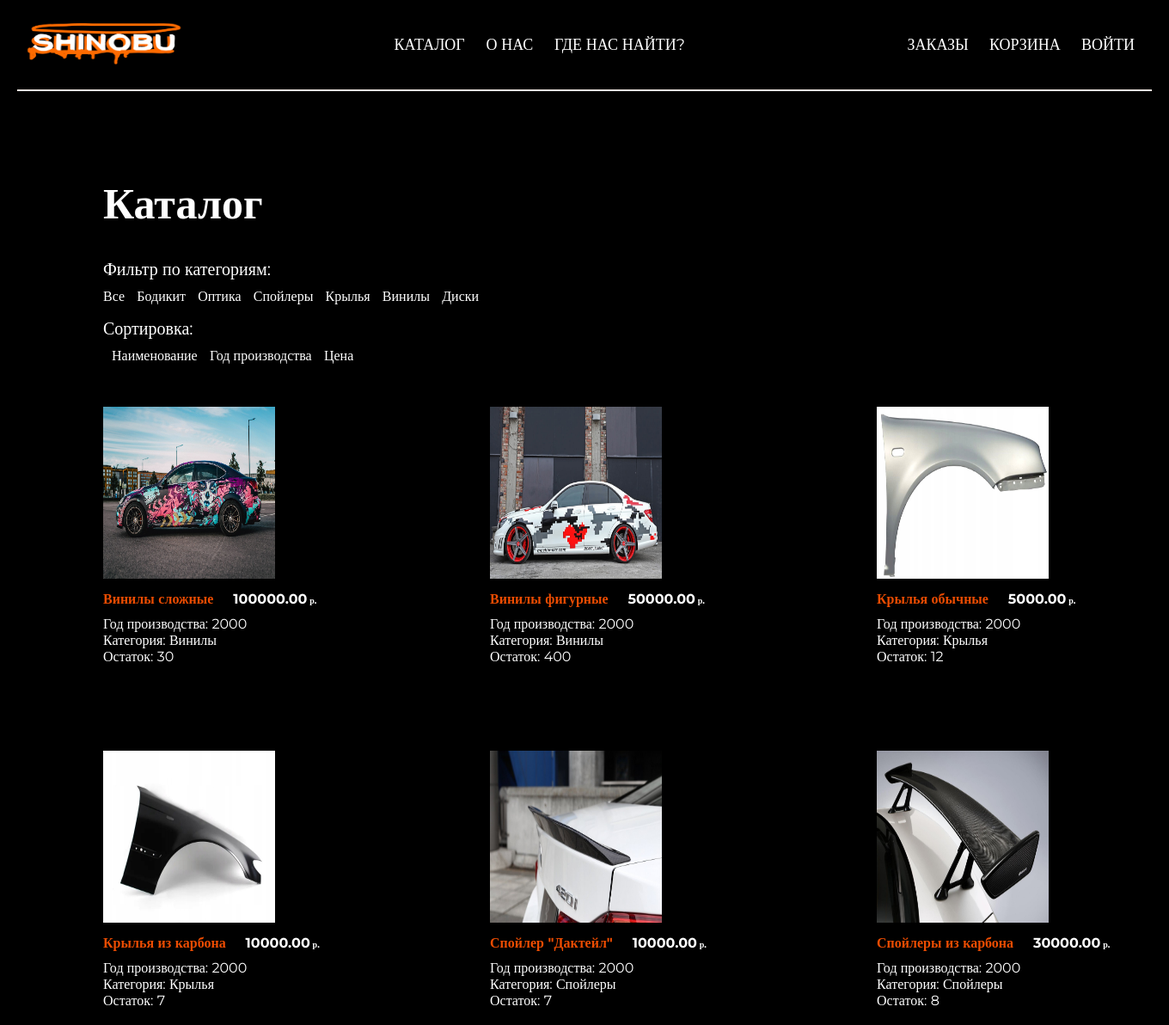
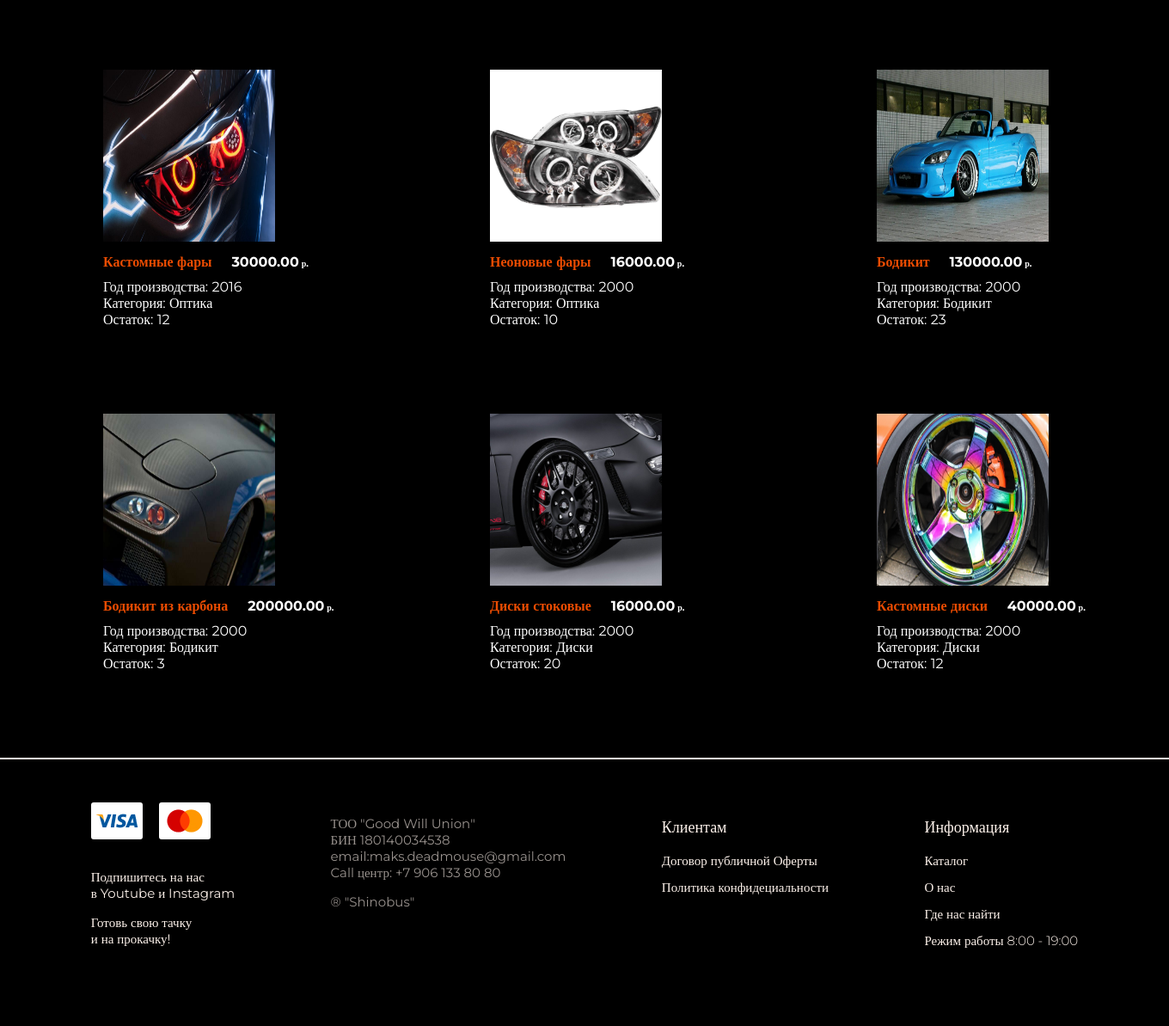
The page / on the database its author committed (2 pictures, top to bottom).
### demo/models.py (models this page shows, shortened)
class Category(models.Model):
    name = models.CharField(max_length=254, verbose_name='Наименование', blank=False)
    def __str__(self):
        return self.name

class Product(models.Model):
    name = models.CharField(max_length=254, verbose_name='Имя', blank=False)
    date = models.DateTimeField(verbose_name='Дата добавления', auto_now_add=True)
    photo_file = models.ImageField(max_length=254, upload_to=get_name_file,
                                   blank=True, null=True,
                                   validators=[FileExtensionValidator(allowed_extensions=['png', 'jpg', 'jpeg'])])
    year = models.IntegerField(verbose_name='Год производства', blank=True)
    country = models.CharField(max_length=254, verbose_name='Страна производства', blank=True)
    price = models.DecimalField(verbose_name='Стоимость', max_digits=10, decimal_places=2, blank=False,
                                default=0.00)
    count = models.IntegerField(verbose_name='Количество', blank=False, default=1)
    category = models.ForeignKey('Category', verbose_name='Категория', on_delete=models.CASCADE)
    def get_absolute_url(self):
        return reverse('product', args=[str(self.id)])

### demo/views.py (the view)
# urls.py: path('', catalog, name='catalog'),
def catalog(request):
    category = request.GET.get('category')
    if category:
        products = Product.objects.filter(count__gte=1, category=category)
    else:
        products = Product.objects.filter(count__gte=1)
    order_by = request.GET.get('order_by')
    if order_by:
        products = products.order_by(order_by)
    else:
        products = products.order_by('-date')
    return render(request, 'demo/catalog.html',
                  context={
                      'category': Category.objects.all(),
                      'products': products
                  })

### templates/demo/catalog.html (shortened to what this page needs)
{% extends "base.html" %}
{% block content %}
    <div class="categorys">
    <h1 class="main-title">Каталог</h1>
    <p>
    <div class="filtr">Фильтр по категориям:</div>
    <div class="tresh">
    {% if not request.GET.category %}
        Все
    {% else %}
        <a class="othertext" href="{% url 'catalog' %}?order_by={{ request.GET.order_by }}">Все</a>
    {% endif %}
    {% for item in category %}
        <a class="othertext" href="{% url 'catalog' %}?category={{ item.pk }}&order_by={{ request.GET.order_by }}">{{ item.name }}</a>
    {% endfor %}
    </p>
    </div>
    <p>
    <div class="filtr">Сортировка:</div>
    <div class="tresh">
    <a class="othertext" href="{% url 'catalog' %}?order_by=name&category={{ request.GET.category }}">Наименование</a>
    <a class="othertext" href="{% url 'catalog' %}?order_by=year&category={{ request.GET.category }}">Год производства</a>
    <a class="othertext" href="{% url 'catalog' %}?order_by=price&category={{ request.GET.category }}">Цена</a>
    </div>
    </p>
    </div>
    <section class="products">
    {% for item in products %}
        <div class="d-flex">
            <img class="tovarimg" src="{{ item.photo_file.url }}" alt="{{ item.photo_file }}" class="img-thumbnail" width="200">
            <div class="p-2">
                <h3><a class="product_name" href="{{ item.get_absolute_url }}">{{ item.name }}</a> <a class="price">{{ item.price }}</a> р.</h3>
                <div>
                    Год производства: {{ item.year }} <br> Категория: {{ item.category }} <br> Остаток: {{ item.count }}
                </div>
            </div>
        </div>
    {% endfor %}
    </section>
{% endblock %}

### templates/base.html (shortened to what this page needs)
<!DOCTYPE html>
<html lang="ru">
<head>
    {% load static %}
    <link rel="stylesheet" href="{% static 'css/style.css' %}">
</head>
<body>
    <div class="trueheader">
    <div class="container">
        <header class="header">
            <div class="header_logo">
                <img class="logo" src="../files/logo.png" alt="#">
            </div>
            <div class="header_link">
                <a href="{% url 'catalog' %}">КАТАЛОГ</a>
                <a href="{% url 'about' %}">О НАС</a>
                <a href="{% url 'contact' %}">ГДЕ НАС НАЙТИ?</a>
            </div>
            <div class="header_button top_btn">
            <a class="header_link" href="{% url 'orders' %}">ЗАКАЗЫ</a>
            <a class="header_link" href="{% url 'cart' %}">КОРЗИНА</a>
            <a class="header_link" href="{% url 'login' %}">ВОЙТИ</a>
            </div>
        </header>
    </div>
    </div>
</body>
<main role="main" class="container">
    <div class="starter-template">
        {% block content %}{% endblock %}
</main>
 <footer class="footer">
        <div class="container">
            <div class="footer_card_wrapper">
                <div class="footer_card firts_card">
                    <div class="footer_card_icon_pay">
                        <img src="../files/img/card1.jpg" alt="#">
                        <img src="../files/img/card2.jpg" alt="#">
                    </div>
                    <div class="footer_card_social_description">
                        <p>Подпишитесь на нас<br>в Youtube и Instagram</p>
                        <p>Готовь свою тачку<br>и на прокачку!</p>
                    </div>
                </div>
                <div class="footer_card second_card">
                    <div class="footer_description">
                        <p>ТОО "Good Will Union"<br>БИН 180140034538<br>email:maks.deadmouse@gmail.com<br>Call центр: +7 906 133 80 80</p>
                        <p>® "Shinobus"<br></p>
                    </div>
                </div>
                <div class="footer_card third_card">
                    <div class="footer_title">
                        <p>Клиентам</p>
                    </div>
                    <div class="footer_link">
                        <ul>
                            <li><a href="#">Договор публичной Оферты</a></li>
                            <li><a href="#">Политика конфидециальности</a></li>
                        </ul>
                    </div>
                </div>
                <div class="footer_card fourth_card">
                    <div class="footer_title">
                        <p>Информация</p>
                    </div>
                    <div class="footer_link">
                        <ul>
                            <li><a href="{% url 'catalog' %}">Каталог</a></li>
                            <li><a href="{% url 'about' %}">О нас</a></li>
                            <li><a href="{% url 'contact' %}">Где нас найти</a></li>
                            <li><a >Режим работы 8:00 - 19:00</a></li>
                        </ul>
                    </div>
                </div>
            </div>
        </div>
    </footer>
</body>
</html>

### demo/static/css/style.css (style rules this page uses)
body { background-color: rgb(0, 0, 0); font-family: Montserrat; margin: 0px; color: rgb(255, 255, 255); }
.trueheader { background-color: black; position: sticky; top: 0px; }
.header { display: flex; justify-content: space-between; align-items: center; border-bottom: #FDF2EB solid 2px; }
.header_logo img { width: 200px; height: 100px; }
.header_link a { color: rgb(255, 255, 255); text-decoration: none; font-size: 18px; }
.header_link a:not(:last-child) { margin-right: 20px; }
.container { max-width: 1320px; width: 100%; margin: 0 auto; }
.header_link { color: rgb(255, 255, 255); text-decoration: none; font-size: 18px; margin-right: 20px; }
.main-title { color: rgb(255, 255, 255); margin-left: 100px; margin-top: 100px; font-size: 50px; }
.filtr { color: rgb(255, 255, 255); margin-left: 100px; font-size: 20px; margin-bottom: 10px; }
.othertext { color: rgb(255, 255, 255); text-decoration: none; margin-left: 10px; }
.tresh { margin-left: 100px; }
.categorys { margin-bottom: 50px; color: white; }
.d-flex { margin-left: 100px; height: 300px; margin-bottom: 100px; }
.products { display: grid; grid-template-columns: 450px 450px 450px; justify-content: space-bew; max-width: 500px; }
.price { font-size: 16px; }
.product_name { font-size: 16px; margin-right: 20px; text-decoration: none; color: rgb(236, 76, 2); }
.tovarimg { height: 200px; width: 200px; }
.product_name { text-decoration: none; }
footer { background-color: #000000; margin-bottom: 200px; color: #FDF2EB; font-size: 15px; display: flex; flex-direction: row; border-top: #FDF2EB solid 2px; padding: 50px; }
.footer_card_wrapper { display: flex; justify-content: space-around; }
.starter-template { align-items: center; margin: auto; }
.footer img:not(:last-child) { margin-right: 15px; }
.footer_card_icon_pay { margin-bottom: 30px; }
.footer_card_icon_pay img { width: 60px; height: 43px; border-radius: 3px; }
.footer_description { opacity: 0.6; }
.footer_title p { font-size: 18px; }
.footer_link ul { list-style-type: none; padding: 0; margin: 0; }
.footer_link a { text-decoration: none; color: #FDF2EB; font-weight: 300; }
h3 { font-size: 10px; }
li:not(:last-child) { margin-bottom: 12px; }

### rows shown on the page
Category: name "Бодикит"
Category: name "Оптика"
Category: name "Спойлеры"
Category: name "Крылья"
Category: name "Винилы"
Category: name "Диски"
Product: photo_file (picture), name "Винилы сложные", price "100000.00", year "2000", category "Винилы", count "30"
Product: photo_file (picture), name "Винилы фигурные", price "50000.00", year "2000", category "Винилы", count "400"
Product: photo_file (picture), name "Крылья обычные", price "5000.00", year "2000", category "Крылья", count "12"
Product: photo_file (picture), name "Крылья из карбона", price "10000.00", year "2000", category "Крылья", count "7"
Product: photo_file (picture), name "Спойлер \"Дактейл\"", price "10000.00", year "2000", category "Спойлеры", count "7"
Product: photo_file (picture), name "Спойлеры из карбона", price "30000.00", year "2000", category "Спойлеры", count "8"
Product: photo_file (picture), name "Кастомные фары", price "30000.00", year "2016", category "Оптика", count "12"
Product: photo_file (picture), name "Неоновые фары", price "16000.00", year "2000", category "Оптика", count "10"
Product: photo_file (picture), name "Бодикит", price "130000.00", year "2000", category "Бодикит", count "23"
Product: photo_file (picture), name "Бодикит из карбона", price "200000.00", year "2000", category "Бодикит", count "3"
Product: photo_file (picture), name "Диски стоковые", price "16000.00", year "2000", category "Диски", count "20"
Product: photo_file (picture), name "Кастомные диски", price "40000.00", year "2000", category "Диски", count "12"
